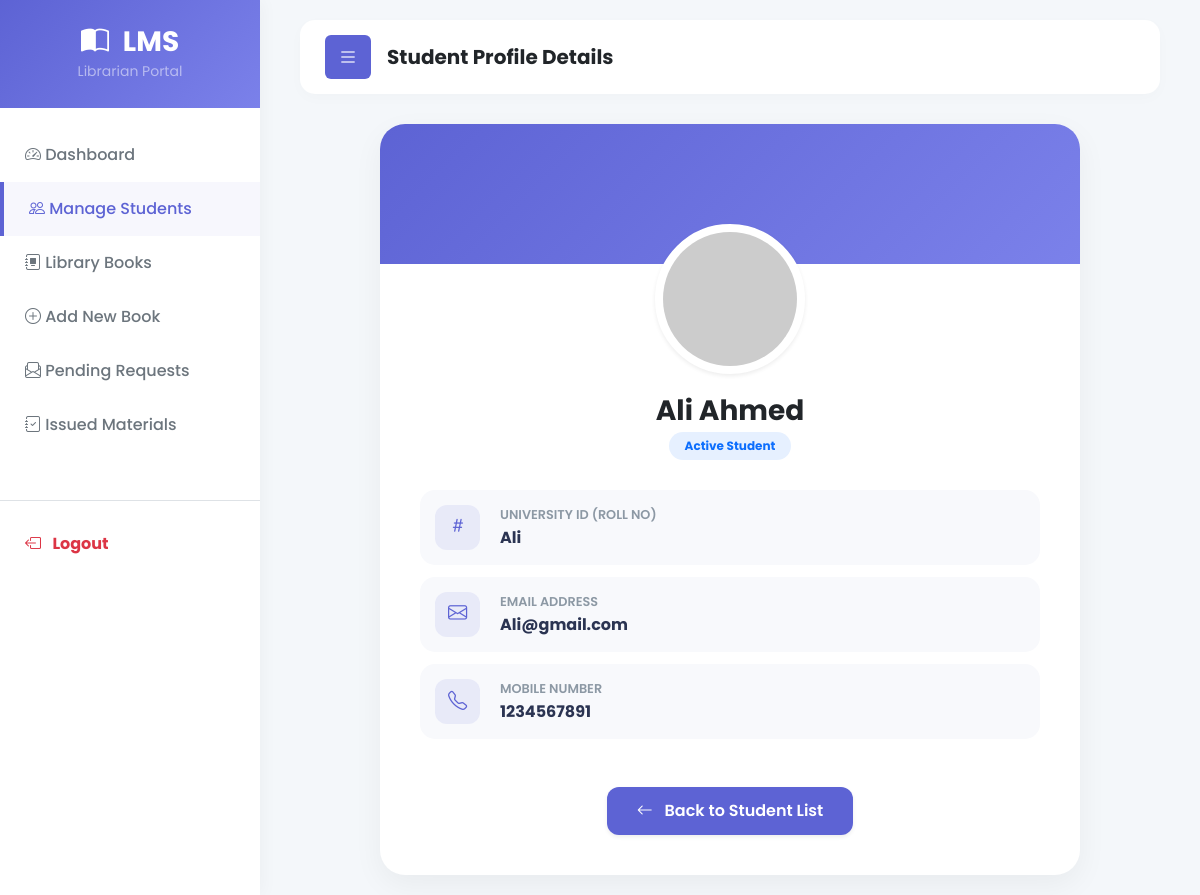
The page /admin/studentdetails.php?id=Ali (signed in) on the database its author committed.
### tables this page shows
CREATE TABLE `user` (
  `RollNo` varchar(50) NOT NULL,
  `Name` varchar(50) DEFAULT NULL,
  `Type` varchar(50) DEFAULT NULL,
  `EmailId` varchar(50) DEFAULT NULL,
  `MobNo` bigint(11) DEFAULT NULL,
  `Password` varchar(50) DEFAULT NULL,
  `wallet_balance` decimal(10,2) DEFAULT 0.00
);

### admin/studentdetails.php (the view, shortened to what this page needs)
<?php
require('../includes/dbconn.php');
if(isset($_GET['id'])) {
    $rno = $conn->real_escape_string($_GET['id']);
    $sql_student = "SELECT * FROM LMS.user WHERE RollNo='$rno'";
    $res_student = $conn->query($sql_student);
    if($res_student && $res_student->num_rows > 0) {
        $student = $res_student->fetch_assoc();
        $s_name = $student['Name'];
        $s_email = $student['EmailId'];
        $s_mob = $student['MobNo'];
    } else {
        echo "<script>alert('Student not found!'); window.location='student.php';</script>";
        exit();
    }
} else {
    header("Location: student.php");
    exit();
}
?>
<!DOCTYPE html>
<html lang="en">
<head>
    <link href="https://cdn.jsdelivr.net/npm/bootstrap@5.3.0/dist/css/bootstrap.min.css" rel="stylesheet">
    <link rel="stylesheet" href="https://cdn.jsdelivr.net/npm/bootstrap-icons@1.11.1/font/bootstrap-icons.css">
</head>
<body>
<div class="wrapper">
    <nav id="sidebar">
        <div class="sidebar-header">
            <h3 class="mb-0 fw-bold"><i class="bi bi-book-half me-2"></i> LMS</h3>
            <small class="text-white-50">Librarian Portal</small>
        </div>
        <ul class="list-unstyled components">
            <li><a href="index.php"><i class="bi bi-speedometer2"></i> Dashboard</a></li>
            <li class="active"><a href="student.php"><i class="bi bi-people"></i> Manage Students</a></li>
            <li><a href="book.php"><i class="bi bi-journal-album"></i> Library Books</a></li>
            <li><a href="addbook.php"><i class="bi bi-plus-circle"></i> Add New Book</a></li>
            <li><a href="requests.php"><i class="bi bi-envelope-paper"></i> Pending Requests</a></li>
            <li><a href="current.php"><i class="bi bi-journal-check"></i> Issued Materials</a></li>
            <li class="mt-5 pt-3 border-top"><a href="logout.php" class="text-danger fw-bold"><i class="bi bi-box-arrow-left me-2"></i> Logout</a></li>
        </ul>
    </nav>
    <div id="content">
        <nav class="top-navbar d-flex justify-content-between align-items-center">
            <div class="d-flex align-items-center">
                <button type="button" id="sidebarCollapse" class="btn me-3" style="background: var(--primary); color: white;"><i class="bi bi-list fs-5"></i></button>
                <h5 class="fw-bold mb-0 text-dark">Student Profile Details</h5>
            </div>
        </nav>
        <div class="profile-card">
            <div class="profile-header-bg"></div>
            <div class="profile-body">
                <img src="https://ui-avatars.com/api/?name=<?php echo urlencode($s_name); ?>&size=200&background=random&color=fff&bold=true" class="profile-img-lg shadow-sm">
                <h3 class="fw-bold text-dark mb-1"><?php echo htmlspecialchars($s_name); ?></h3>
                <span class="badge bg-primary bg-opacity-10 text-primary px-3 py-2 rounded-pill fw-bold">Active Student</span>
                <div class="info-list">
                    <div class="info-item">
                        <div class="info-icon"><i class="bi bi-hash"></i></div>
                        <div>
                            <div class="info-label">University ID (Roll No)</div>
                            <div class="info-value"><?php echo htmlspecialchars($rno); ?></div>
                        </div>
                    </div>
                    <div class="info-item">
                        <div class="info-icon"><i class="bi bi-envelope"></i></div>
                        <div>
                            <div class="info-label">Email Address</div>
                            <div class="info-value"><?php echo htmlspecialchars($s_email); ?></div>
                        </div>
                    </div>
                    <div class="info-item">
                        <div class="info-icon"><i class="bi bi-telephone"></i></div>
                        <div>
                            <div class="info-label">Mobile Number</div>
                            <div class="info-value"><?php echo htmlspecialchars($s_mob); ?></div>
                        </div>
                    </div>
                </div>
                <div class="mt-5">
                    <a href="student.php" class="btn btn-back shadow-sm">
                        <i class="bi bi-arrow-left me-2"></i> Back to Student List
                    </a>
                </div>
            </div>
        </div>
    </div>
</div>
</body>
</html>

### admin/studentdetails.php (style rules this page uses)
:root { --primary: #5D63D4; --bg-color: #f4f7fa; --card-bg: #ffffff; }
body { font-family: 'Poppins', sans-serif; background-color: var(--bg-color); color: #2b3452; }
.wrapper { display: flex; width: 100%; align-items: stretch; }
#sidebar { min-width: 260px; max-width: 260px; background: var(--card-bg); transition: all 0.3s; box-shadow: 4px 0 15px rgba(0,0,0,0.03); min-height: 100vh; z-index: 999; }
.sidebar-header { padding: 25px 20px; background: linear-gradient(135deg, var(--primary) 0%, #7b81ea 100%); color: white; text-align: center; }
#sidebar ul.components { padding: 20px 0; }
#sidebar ul li a { padding: 15px 25px; display: block; color: #6c757d; text-decoration: none; font-weight: 500; }
#sidebar ul li a:hover, #sidebar ul li.active > a { color: var(--primary); background: rgba(93, 99, 212, 0.05); border-left: 4px solid var(--primary); }
#content { width: 100%; padding: 20px 40px; }
.top-navbar { background: var(--card-bg); padding: 15px 25px; border-radius: 15px; box-shadow: 0 4px 15px rgba(0,0,0,0.02); margin-bottom: 30px; }
.profile-card { background: white; border-radius: 25px; overflow: hidden; box-shadow: 0 10px 30px rgba(0,0,0,0.05); border: none; max-width: 700px; margin: 0 auto; }
.profile-header-bg { height: 140px; background: linear-gradient(135deg, var(--primary) 0%, #7b81ea 100%); }
.profile-body { padding: 40px; text-align: center; margin-top: -80px; }
.profile-img-lg { width: 150px; height: 150px; border-radius: 50%; border: 8px solid #fff; background: #fff; box-shadow: 0 5px 20px rgba(0,0,0,0.1); margin-bottom: 20px; }
.info-list { text-align: left; margin-top: 30px; }
.info-item { display: flex; align-items: center; padding: 15px; border-radius: 15px; background: #f8f9fc; margin-bottom: 12px; transition: 0.3s; }
.info-icon { width: 45px; height: 45px; border-radius: 12px; background: rgba(93, 99, 212, 0.1); color: var(--primary); display: flex; align-items: center; justify-content: center; font-size: 1.2rem; margin-right: 20px; }
.info-label { font-size: 0.8rem; color: #8c98a4; text-transform: uppercase; font-weight: 600; margin-bottom: 2px; }
.info-value { font-size: 1rem; color: #2b3452; font-weight: 700; }
.btn-back { background: var(--primary); color: white; border-radius: 12px; padding: 12px 30px; font-weight: 600; border: none; transition: 0.3s; }

### rows shown on the page
user: Name "Ali Ahmed", EmailId "Ali@gmail.com", MobNo "1234567891"

### other values the page prints
$rno "Ali"
